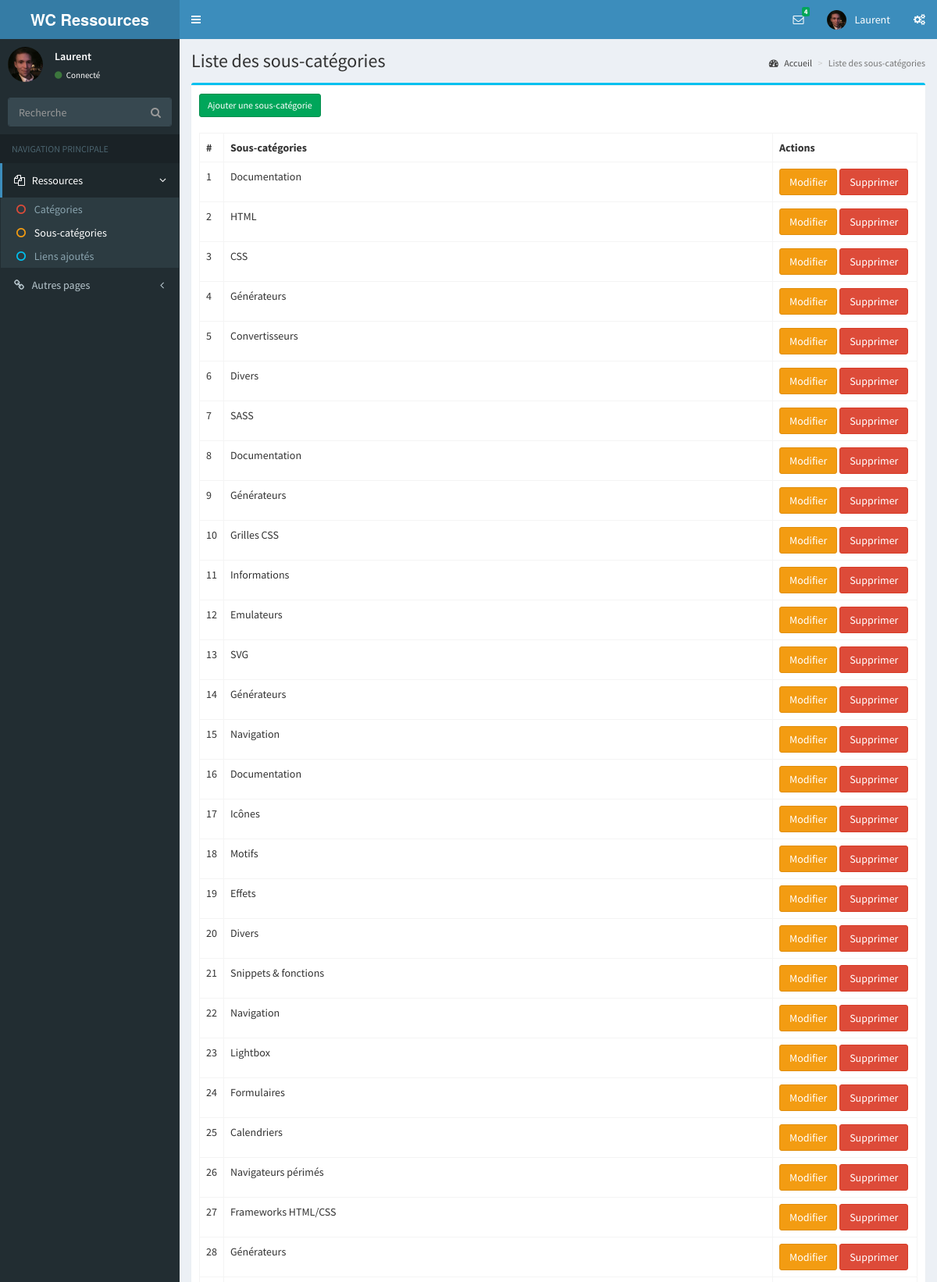
/index.php?p=admin_sous_categs (signed in, upper part), run on the app's committed database.
### tables this page shows
CREATE TABLE `sous_categs` (
	`sous_categ_id` int(2) NOT NULL AUTO_INCREMENT,
	  `categorie_id` int(2) NOT NULL,
	  `sous_categ_titre` varchar(50) NOT NULL,
	  `is_visible` enum('0','1') NOT NULL DEFAULT '1',
	  PRIMARY KEY (sous_categ_id)
	);

### lib/sous_categs.php (called while the page is built, shortened)
<?php
function getSousCategorie($id){
    if($id > 0){
        $sql = "SELECT sous_categ_id, sous_categ_titre, is_visible FROM sous_categs WHERE sous_categ_id = $id;";
    }else{
        $sql = "SELECT sous_categ_id, sous_categ_titre, is_visible FROM sous_categs ORDER BY sous_categ_id ASC;";
    }
    return requeteResultat($sql);
}
?>

### base/fct_db.php (called while the page is built, shortened)
<?php
function requeteResultat($query){
    global $mysqli;
    if ($result = $mysqli->query($query)) {
        $answer = array();
        if($result->num_rows == 0){
            return false;
        }else{
            while($data = $result->fetch_assoc()) {
                $answer[] = $data;
            }
            return $answer;
        }
    }
}
?>

### controler/admin_sous_categs.php (called while the page is built, shortened)
<?php
if(!isset($_SESSION["admin_user_id"]) || empty($_SESSION["admin_user_id"]) || !is_numeric($_SESSION["admin_user_id"])){
    $post_login = "";
    $msg = "";
    $page = "login";
}else{
    include_once("lib/sous_categs.php");
    $get_action = isset($_GET["action"]) ? $_GET["action"] : "liste";
    switch($get_action){
        case "liste":
            $result = getSousCategorie(0);
            break;
    }
}
?>

### base/fct_global.php (called while the page is built, shortened)
<?php
function convertFromDB($txt){
    return stripslashes($txt);
}
?>

### view/admin_sous_categs_liste.php (the view, shortened to what this page needs)
      <section class="content-header">
        <h1>Liste des sous-catégories</h1>
        <ol class="breadcrumb">
          <li><a href="index.php?p=login"><i class="fa fa-dashboard"></i> Accueil</a></li>
          <li class="active">Liste des sous-catégories</li>
        </ol>
      </section>
      <section class="content">
<div class="row">
	<div class="col-md-12">
		<div class="box box-info">
		<div class="box-footer clearfix">
			<div><a class='btn btn-sm btn-success' href="">Ajouter une sous-catégorie</a></div>
		</div>
              <div class="box-body">
                <table class="table table-bordered">
                  <tr>
                    <th style="width: 10px">#</th>
                    <th>Sous-catégories</span></th>
                    <th style="width: 185px">Actions</th>
                  </tr>
                  <?php
                  if(is_array($result)){
                      foreach($result as $r){
                          $sous_categ_id    = convertFromDB($r["sous_categ_id"]);
                          $sous_categ_titre = convertFromDB($r["sous_categ_titre"]);
                          $is_visible      = convertFromDB($r["is_visible"]);
                          $class_visible = "";
                          ?>
                          <tr>
                              <td<?php echo $class_visible; ?>><?php echo $sous_categ_id; ?></td>
                              <td<?php echo $class_visible; ?>><?php echo $sous_categ_titre; ?></td>
                              <td>
                                  <?php
                                  if($is_visible == "1"){
                                  ?>
							<a class='btn btn-warning' href='index.php?p=admin_sous_categs&action=update&id=<?php echo $sous_categ_id; ?>'>Modifier</a>
							<a class='btn btn-danger' href='index.php?p=admin_sous_categs&action=delete&id=<?php echo $sous_categ_id; ?>'>Supprimer</a>
							<?php
						}else{
							?>
							<a class='btn btn-success' href='index.php?p=admin_sous_categs&action=reactive&id=<?php echo $sous_categ_id; ?>'>Reactiver</a>
							<?php
                                  }
                                  ?>
                              </td>
                          </tr>
                          <?php
                      }
                  }
                  ?>
                </table>
              </div>
            </div>
	</div>
</div>
</section>

### data on the page
sous_categs: sous_categ_id "1", sous_categ_titre "Documentation"
sous_categs: sous_categ_id "2", sous_categ_titre "HTML"
sous_categs: sous_categ_id "3", sous_categ_titre "CSS"
sous_categs: sous_categ_id "4", sous_categ_titre "Générateurs"
sous_categs: sous_categ_id "5", sous_categ_titre "Convertisseurs"
sous_categs: sous_categ_id "6", sous_categ_titre "Divers"
sous_categs: sous_categ_id "7", sous_categ_titre "SASS"
sous_categs: sous_categ_id "8", sous_categ_titre "Documentation"
sous_categs: sous_categ_id "9", sous_categ_titre "Générateurs"
sous_categs: sous_categ_id "10", sous_categ_titre "Grilles CSS"
sous_categs: sous_categ_id "11", sous_categ_titre "Informations"
sous_categs: sous_categ_id "12", sous_categ_titre "Emulateurs"
sous_categs: sous_categ_id "13", sous_categ_titre "SVG"
sous_categs: sous_categ_id "14", sous_categ_titre "Générateurs"
sous_categs: sous_categ_id "15", sous_categ_titre "Navigation"
sous_categs: sous_categ_id "16", sous_categ_titre "Documentation"
sous_categs: sous_categ_id "17", sous_categ_titre "Icônes"
sous_categs: sous_categ_id "18", sous_categ_titre "Motifs"
sous_categs: sous_categ_id "19", sous_categ_titre "Effets"
sous_categs: sous_categ_id "20", sous_categ_titre "Divers"
sous_categs: sous_categ_id "21", sous_categ_titre "Snippets & fonctions"
sous_categs: sous_categ_id "22", sous_categ_titre "Navigation"
sous_categs: sous_categ_id "23", sous_categ_titre "Lightbox"
sous_categs: sous_categ_id "24", sous_categ_titre "Formulaires"
sous_categs: sous_categ_id "25", sous_categ_titre "Calendriers"
sous_categs: sous_categ_id "26", sous_categ_titre "Navigateurs périmés"
sous_categs: sous_categ_id "27", sous_categ_titre "Frameworks HTML/CSS"
sous_categs: sous_categ_id "28", sous_categ_titre "Générateurs"

### other printed values
$_SESSION["admin_pseudo"] "Laurent"
